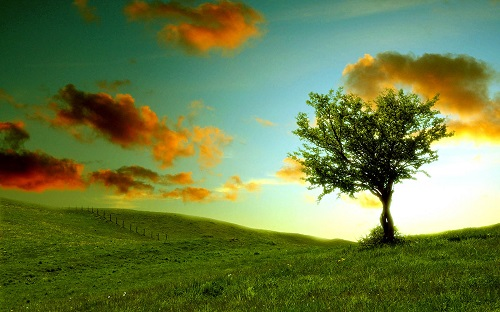
#> input picture gambar1_sm.jpg, 500 x 312 px, found by its file name
$ python 05-11-4.py
#> lines starting #> are read from the running program, lines starting #| are printed output that depends on the picture
import cv2
import numpy as np

image = cv2.imread("gambar1_sm.jpg")
#> image is the input picture: shape (312, 500, 3); mean B, G, R 68.9, 124, 106.3

image_bw = cv2.cvtColor(image, cv2.COLOR_BGR2GRAY)
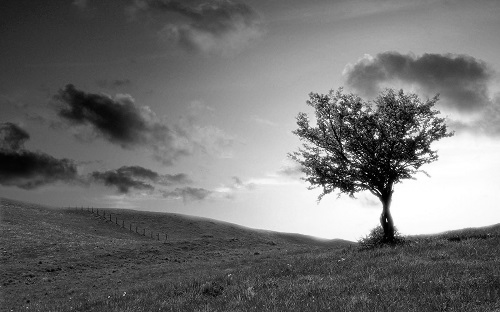
#> image_bw: shape (312, 500); min 0, max 255, mean 112.4
equalized = cv2.equalizeHist(image_bw)
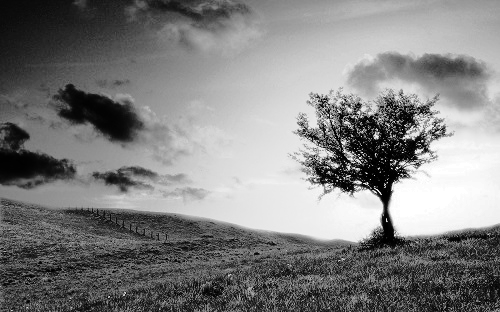
#> equalized: shape (312, 500); min 0, max 255, mean 128.2

clahe = cv2.createCLAHE(clipLimit=2.0, tileGridSize=(8,8))
final_img = clahe.apply(image_bw) + 60
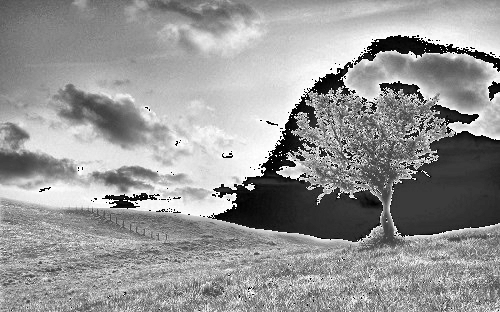
#> final_img: shape (312, 500); min 0, max 255, mean 149.8

cv2.imshow("Equalization Histogram", equalized)
cv2.imshow("Adaptive Histogram", final_img)
cv2.waitKey(0)

$ run again, with gambar2.jpg copied over gambar1_sm.jpg
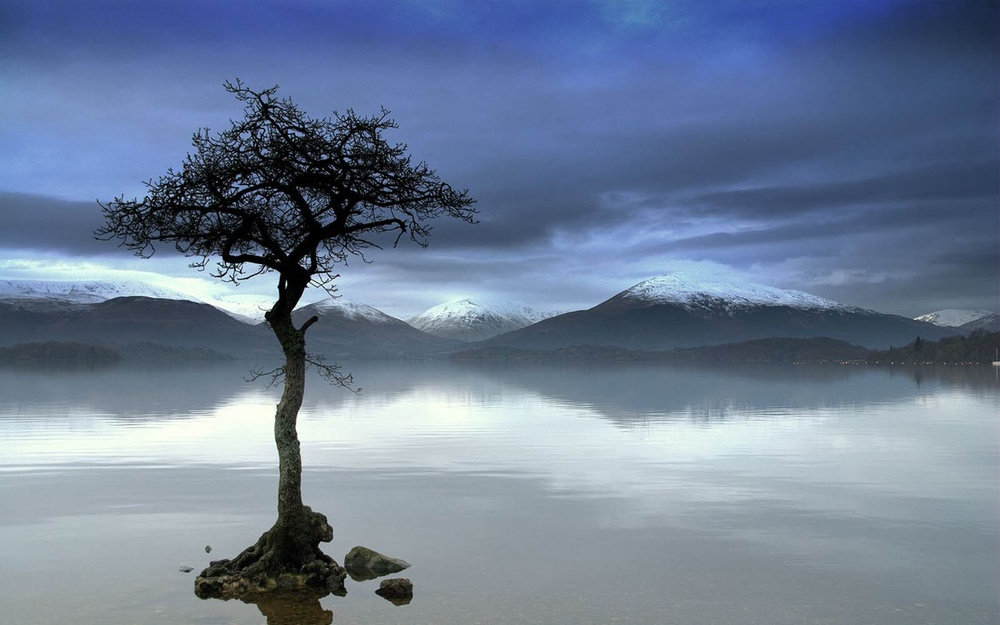
#> input picture gambar2.jpg, 1000 x 625 px, shrunk from 1600 x 1000 before the run, found by its file name
#> image is the input picture: shape (625, 1000, 3); mean B, G, R 150.9, 126.5, 110.3
#> `equalized = cv2.equalizeHist(image_bw)`:
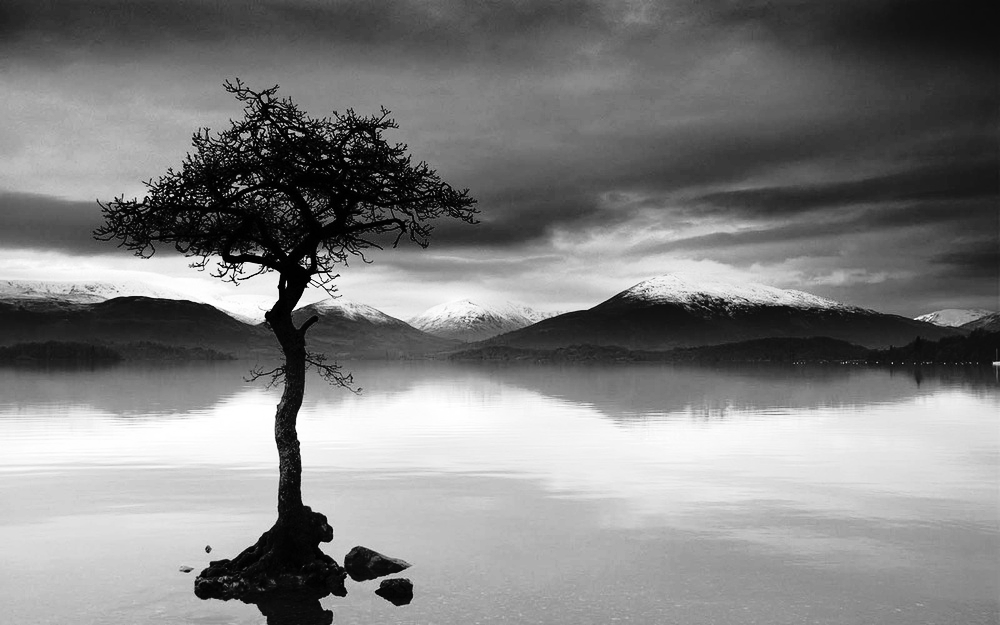
#> equalized: shape (625, 1000); min 0, max 255, mean 128
#> `final_img = clahe.apply(image_bw) + 60`:
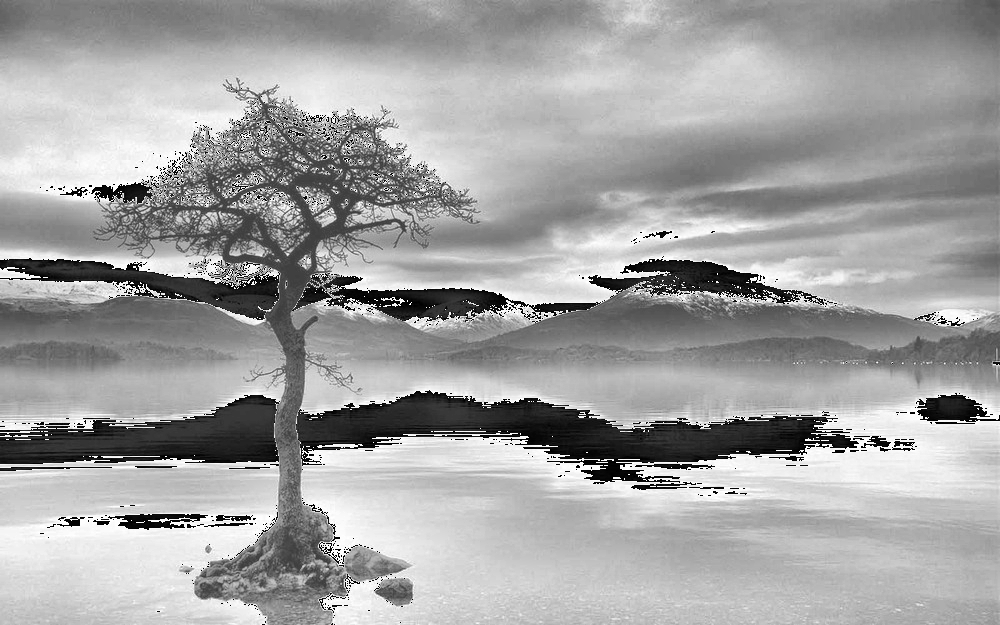
#> final_img: shape (625, 1000); min 0, max 255, mean 162.1
